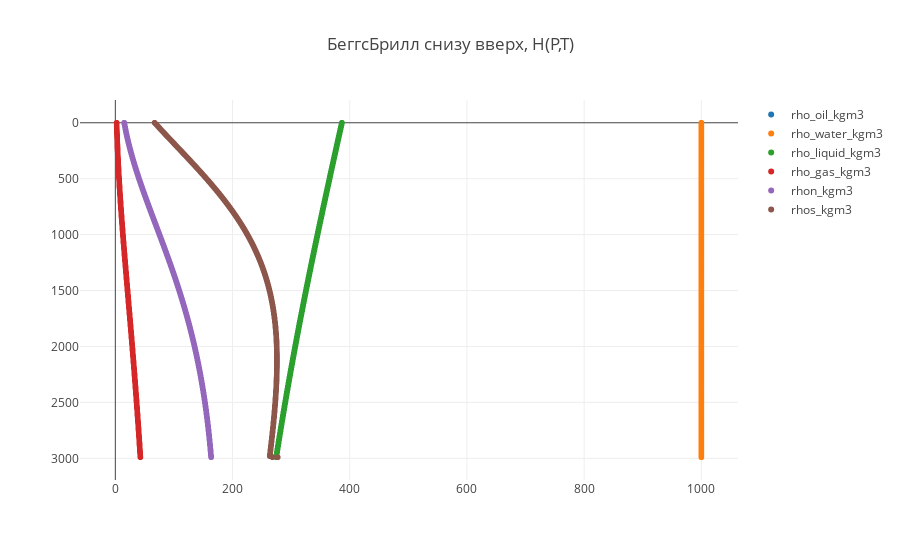

The code cell stored with this chart in its notebook:
### Code cell
trace1 = trace(14)
trace2 = trace(15)
trace3 = trace(16)
trace4 = trace(17)
trace5 = trace(41)
trace6 = trace(48)

data = [trace1, trace2, trace3, trace4,  trace5,  trace6]

plot()

### Figure 1 — Plotly figure (JSON) as saved in the notebook; plotly's stock layout.template omitted (floating-point values rounded to 4 significant figures; data arrays with more than 128 entries replaced by an {"elided": "..."} marker saying what was removed)
{"data": [{"mode": "markers", "name": "rho_oil_kgm3", "type": "scattergl", "uid": "e4394c71-2451-4d60-907c-217c31b885f3", "x": {"elided": "600 float values"}, "y": {"elided": "600 int values"}}, {"mode": "markers", "name": "rho_water_kgm3", "type": "scattergl", "uid": "2aeeb0b0-90d8-46fc-ba07-79e0c63bbad8", "x": {"elided": "600 int values"}, "y": {"elided": "600 int values"}}, {"mode": "markers", "name": "rho_liquid_kgm3", "type": "scattergl", "uid": "0be2e0f4-263a-4a4d-af38-11b925eb8b86", "x": {"elided": "600 float values"}, "y": {"elided": "600 int values"}}, {"mode": "markers", "name": "rho_gas_kgm3", "type": "scattergl", "uid": "1401bfa5-868e-427c-8602-0fa485e14248", "x": {"elided": "600 float values"}, "y": {"elided": "600 int values"}}, {"mode": "markers", "name": "rhon_kgm3", "type": "scattergl", "uid": "ae0ce5f2-19eb-4663-943a-ecdd2a57067b", "x": {"elided": "600 float values"}, "y": {"elided": "600 int values"}}, {"mode": "markers", "name": "rhos_kgm3", "type": "scattergl", "uid": "05597227-2c69-449f-8fa1-4a3a344daed9", "x": {"elided": "600 float values"}, "y": {"elided": "600 int values"}}], "layout": {"title": {"text": "БеггсБрилл снизу вверх, H(P,T)"}, "yaxis": {"autorange": "reversed"}}}
